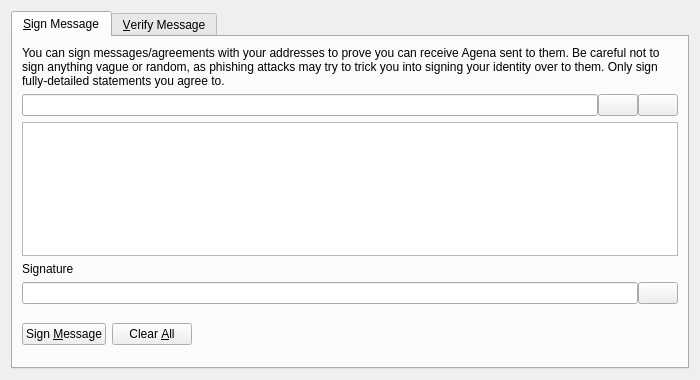
<?xml version="1.0" encoding="UTF-8"?>
<ui version="4.0">
 <class>SignVerifyMessageDialog</class>
 <widget class="QDialog" name="SignVerifyMessageDialog">
  <property name="geometry">
   <rect>
    <x>0</x>
    <y>0</y>
    <width>700</width>
    <height>380</height>
   </rect>
  </property>
  <property name="windowTitle">
   <string>Signatures - Sign / Verify a Message</string>
  </property>
  <property name="modal">
   <bool>true</bool>
  </property>
  <layout class="QVBoxLayout" name="verticalLayout">
   <item>
    <widget class="QTabWidget" name="tabWidget">
     <property name="currentIndex">
      <number>0</number>
     </property>
     <widget class="QWidget" name="tabSignMessage">
      <attribute name="title">
       <string>&amp;Sign Message</string>
      </attribute>
      <layout class="QVBoxLayout" name="verticalLayout_SM">
       <item>
        <widget class="QLabel" name="infoLabel_SM">
         <property name="text">
          <string>You can sign messages/agreements with your addresses to prove you can receive Agena sent to them. Be careful not to sign anything vague or random, as phishing attacks may try to trick you into signing your identity over to them. Only sign fully-detailed statements you agree to.</string>
         </property>
         <property name="textFormat">
          <enum>Qt::PlainText</enum>
         </property>
         <property name="wordWrap">
          <bool>true</bool>
         </property>
        </widget>
       </item>
       <item>
        <layout class="QHBoxLayout" name="horizontalLayout_1_SM">
         <property name="spacing">
          <number>0</number>
         </property>
         <item>
          <widget class="QValidatedLineEdit" name="addressIn_SM">
           <property name="toolTip">
            <string>The Agena address to sign the message with</string>
           </property>
          </widget>
         </item>
         <item>
          <widget class="QPushButton" name="addressBookButton_SM">
           <property name="toolTip">
            <string>Choose previously used address</string>
           </property>
           <property name="text">
            <string/>
           </property>
           <property name="shortcut">
            <string>Alt+A</string>
           </property>
           <property name="autoDefault">
            <bool>false</bool>
           </property>
          </widget>
         </item>
         <item>
          <widget class="QPushButton" name="pasteButton_SM">
           <property name="toolTip">
            <string>Paste address from clipboard</string>
           </property>
           <property name="text">
            <string/>
           </property>
           <property name="shortcut">
            <string>Alt+P</string>
           </property>
           <property name="autoDefault">
            <bool>false</bool>
           </property>
          </widget>
         </item>
        </layout>
       </item>
       <item>
        <widget class="QPlainTextEdit" name="messageIn_SM">
         <property name="toolTip">
          <string>Enter the message you want to sign here</string>
         </property>
        </widget>
       </item>
       <item>
        <widget class="QLabel" name="signatureLabel_SM">
         <property name="text">
          <string>Signature</string>
         </property>
         <property name="textFormat">
          <enum>Qt::PlainText</enum>
         </property>
        </widget>
       </item>
       <item>
        <layout class="QHBoxLayout" name="horizontalLayout_2_SM">
         <property name="spacing">
          <number>0</number>
         </property>
         <item>
          <widget class="QLineEdit" name="signatureOut_SM">
           <property name="font">
            <font>
             <italic>true</italic>
            </font>
           </property>
           <property name="readOnly">
            <bool>true</bool>
           </property>
          </widget>
         </item>
         <item>
          <widget class="QPushButton" name="copySignatureButton_SM">
           <property name="toolTip">
            <string>Copy the current signature to the system clipboard</string>
           </property>
           <property name="text">
            <string/>
           </property>
           <property name="autoDefault">
            <bool>false</bool>
           </property>
          </widget>
         </item>
        </layout>
       </item>
       <item>
        <layout class="QHBoxLayout" name="horizontalLayout_3_SM">
         <item>
          <widget class="QPushButton" name="signMessageButton_SM">
           <property name="toolTip">
            <string>Sign the message to prove you own this Agena address</string>
           </property>
           <property name="text">
            <string>Sign &amp;Message</string>
           </property>
           <property name="autoDefault">
            <bool>false</bool>
           </property>
          </widget>
         </item>
         <item>
          <widget class="QPushButton" name="clearButton_SM">
           <property name="toolTip">
            <string>Reset all sign message fields</string>
           </property>
           <property name="text">
            <string>Clear &amp;All</string>
           </property>
           <property name="autoDefault">
            <bool>false</bool>
           </property>
          </widget>
         </item>
         <item>
          <spacer name="horizontalSpacer_1_SM">
           <property name="orientation">
            <enum>Qt::Horizontal</enum>
           </property>
           <property name="sizeHint" stdset="0">
            <size>
             <width>40</width>
             <height>48</height>
            </size>
           </property>
          </spacer>
         </item>
         <item>
          <widget class="QLabel" name="statusLabel_SM">
           <property name="font">
            <font>
             <weight>75</weight>
             <bold>true</bold>
            </font>
           </property>
           <property name="text">
            <string/>
           </property>
           <property name="wordWrap">
            <bool>true</bool>
           </property>
          </widget>
         </item>
         <item>
          <spacer name="horizontalSpacer_2_SM">
           <property name="orientation">
            <enum>Qt::Horizontal</enum>
           </property>
           <property name="sizeHint" stdset="0">
            <size>
             <width>40</width>
             <height>48</height>
            </size>
           </property>
          </spacer>
         </item>
        </layout>
       </item>
      </layout>
     </widget>
     <widget class="QWidget" name="tabVerifyMessage">
      <attribute name="title">
       <string>&amp;Verify Message</string>
      </attribute>
      <layout class="QVBoxLayout" name="verticalLayout_VM">
       <item>
        <widget class="QLabel" name="infoLabel_VM">
         <property name="text">
          <string>Enter the receiver's address, message (ensure you copy line breaks, spaces, tabs, etc. exactly) and signature below to verify the message. Be careful not to read more into the signature than what is in the signed message itself, to avoid being tricked by a man-in-the-middle attack. Note that this only proves the signing party receives with the address, it cannot prove sendership of any transaction!</string>
         </property>
         <property name="textFormat">
          <enum>Qt::PlainText</enum>
         </property>
         <property name="alignment">
          <set>Qt::AlignLeading|Qt::AlignLeft|Qt::AlignTop</set>
         </property>
         <property name="wordWrap">
          <bool>true</bool>
         </property>
        </widget>
       </item>
       <item>
        <layout class="QHBoxLayout" name="horizontalLayout_1_VM">
         <property name="spacing">
          <number>0</number>
         </property>
         <item>
          <widget class="QValidatedLineEdit" name="addressIn_VM">
           <property name="toolTip">
            <string>The Agena address the message was signed with</string>
           </property>
          </widget>
         </item>
         <item>
          <widget class="QPushButton" name="addressBookButton_VM">
           <property name="toolTip">
            <string>Choose previously used address</string>
           </property>
           <property name="text">
            <string/>
           </property>
           <property name="shortcut">
            <string>Alt+A</string>
           </property>
           <property name="autoDefault">
            <bool>false</bool>
           </property>
          </widget>
         </item>
        </layout>
       </item>
       <item>
        <widget class="QPlainTextEdit" name="messageIn_VM"/>
       </item>
       <item>
        <widget class="QValidatedLineEdit" name="signatureIn_VM"/>
       </item>
       <item>
        <layout class="QHBoxLayout" name="horizontalLayout_2_VM">
         <item>
          <widget class="QPushButton" name="verifyMessageButton_VM">
           <property name="toolTip">
            <string>Verify the message to ensure it was signed with the specified Agena address</string>
           </property>
           <property name="text">
            <string>Verify &amp;Message</string>
           </property>
           <property name="autoDefault">
            <bool>false</bool>
           </property>
          </widget>
         </item>
         <item>
          <widget class="QPushButton" name="clearButton_VM">
           <property name="toolTip">
            <string>Reset all verify message fields</string>
           </property>
           <property name="text">
            <string>Clear &amp;All</string>
           </property>
           <property name="autoDefault">
            <bool>false</bool>
           </property>
          </widget>
         </item>
         <item>
          <spacer name="horizontalSpacer_1_VM">
           <property name="orientation">
            <enum>Qt::Horizontal</enum>
           </property>
           <property name="sizeHint" stdset="0">
            <size>
             <width>40</width>
             <height>48</height>
            </size>
           </property>
          </spacer>
         </item>
         <item>
          <widget class="QLabel" name="statusLabel_VM">
           <property name="font">
            <font>
             <weight>75</weight>
             <bold>true</bold>
            </font>
           </property>
           <property name="text">
            <string/>
           </property>
           <property name="wordWrap">
            <bool>true</bool>
           </property>
          </widget>
         </item>
         <item>
          <spacer name="horizontalSpacer_2_VM">
           <property name="orientation">
            <enum>Qt::Horizontal</enum>
           </property>
           <property name="sizeHint" stdset="0">
            <size>
             <width>40</width>
             <height>48</height>
            </size>
           </property>
          </spacer>
         </item>
        </layout>
       </item>
      </layout>
     </widget>
    </widget>
   </item>
  </layout>
 </widget>
 <customwidgets>
  <customwidget>
   <class>QValidatedLineEdit</class>
   <extends>QLineEdit</extends>
   <header>qvalidatedlineedit.h</header>
  </customwidget>
 </customwidgets>
 <resources>
  <include location="../agena.qrc"/>
 </resources>
 <connections/>
</ui>
